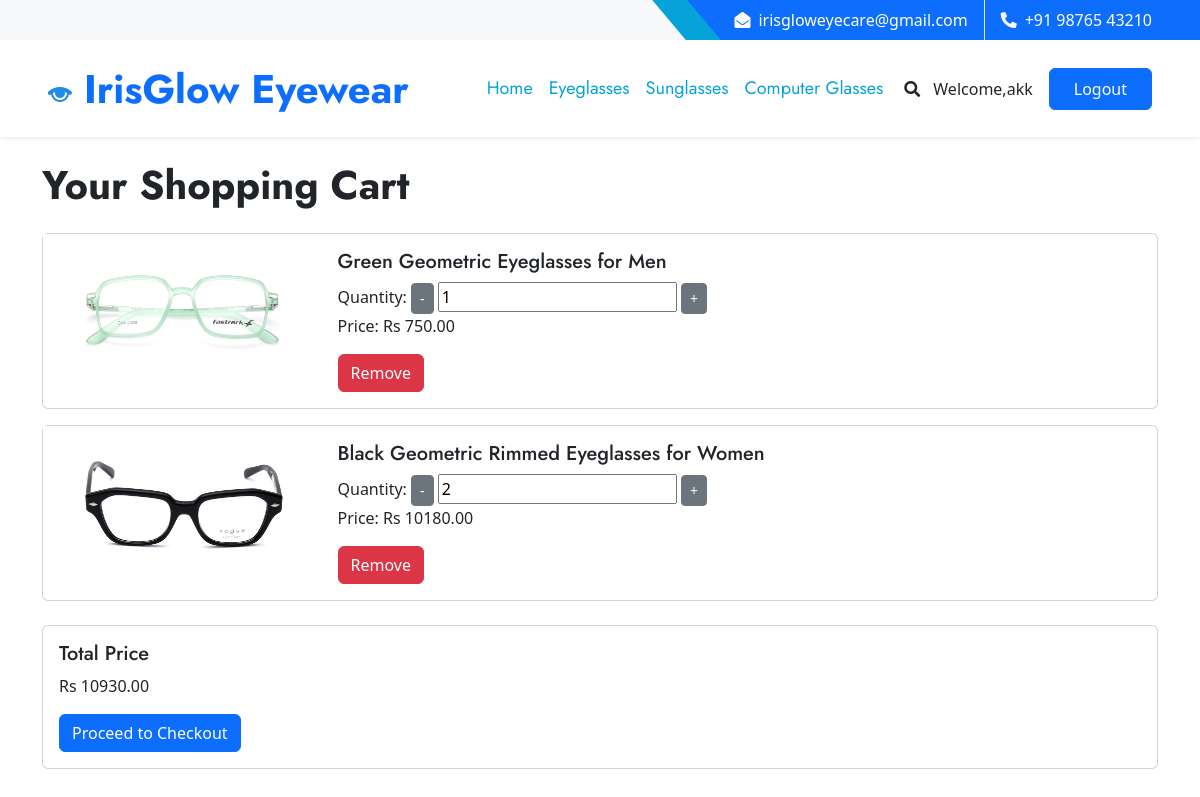
The app's page /cart/ (signed in), older data.
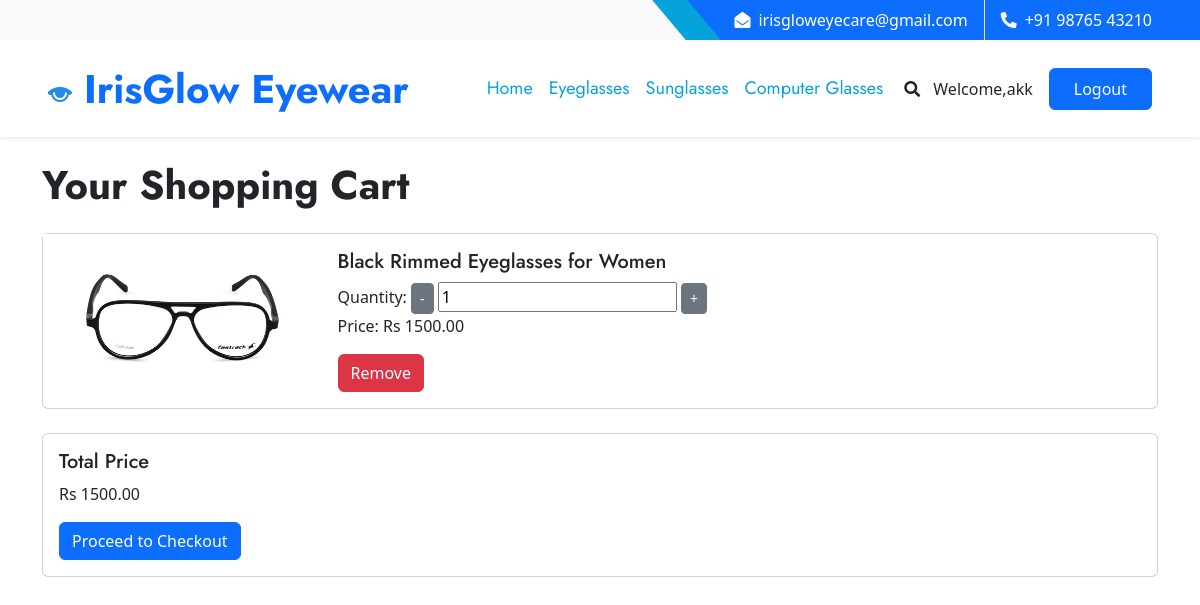
The same page, newer data.
### IrisGlowApp/models.py (models this page shows, shortened)
class UserCart(models.Model):
    user = models.ForeignKey(User, on_delete=models.CASCADE)
    created_at = models.DateTimeField(auto_now_add=True)
    updated_at = models.DateTimeField(auto_now=True)
    frame = models.ForeignKey(Frame, on_delete=models.CASCADE)
    quantity = models.PositiveIntegerField(default=1)
    def total_price(self):
        return self.frame.price * self.quantity

class Frame(models.Model):
    GENDER_CHOICES = (
        ('M', 'Male'),
        ('F', 'Female'),
        ('K', 'Kids'),
    )
    CATEGORY_CHOICES = (
        ('Eyeglasses', 'Eyeglasses'),
        ('Sunglasses', 'Sunglasses'),
        ('Computer Glasses', 'Computer Glasses'),
    )
    FRAME_MATERIAL_CHOICES = (
        ('Metal', 'Metal'),
        ('Plastic', 'Plastic'),
        ('Wood', 'Wood'),
        ('Aluminium', 'Aluminium'),
        ('Glass', 'Glass'),
    )
    FRAME_STYLE_CHOICES = (
        ('Circle', 'Circle'),
        ('Rectangle', 'Rectangle'),
        ('Geometric', 'Geometric'),
        ('Square', 'Square'),
    )
    SIZE_CHOICES = (
        ('Small', 'Small'),
        ('Medium', 'Medium'),
        ('Large', 'Large'),
    )
    BRAND_CHOICES = (
        ('Fastrack', 'Fastrack'),
        ('Titan', 'Titan'),
        ('Essilor', 'Essilor'),
        ('Ray-Ban', 'Ray-Ban'),
        ('Boss', 'Boss'),
        ('Polaroid', 'Polaroid'),
        ('Vogue', 'Vogue'),
    )
    COLOR_CHOICES = (
        ('Red', 'Red'),
        ('Blue', 'Blue'),
        ('Green', 'Green'),
        ('Black', 'Black'),
        ('White', 'White'),
    )
    TEMPLE_LENGTH_CHOICES = [
        ('140', '140 mm'),
        ('141', '141 mm'),
        ('142', '142 mm'),
        ('143', '143 mm'),
        ('144', '144 mm'),
        ('145', '145 mm'),
        ('146', '146 mm'),
        ('147', '147 mm'),
        ('148', '148 mm'),
        ('149', '149 mm'),
        ('150', '150 mm'),
        ('151', '151 mm'),
        ('152', '152 mm'),
        ('153', '153 mm'),
        ('154', '154 mm'),
        ('155', '155 mm'),
        ('156', '156 mm'),
        ('157', '157 mm'),
        ('158', '158 mm'),
    ]
    BRIDGE_SIZE_CHOICES = [
        ('15', '15 mm'),
        ('16', '16 mm'),
        ('17', '17 mm'),
        ('18', '18 mm'),
        ('19', '19 mm'),
        ('20', '20 mm'),
        ('21', '21 mm'),
        ('22', '22 mm'),
        ('23', '23 mm'),
        ('24', '24 mm'),
        ('25', '25 mm'),
    ]
    LENS_WIDTH_CHOICES = [
        ('45', '45 mm'),
        ('46', '46 mm'),
        ('47', '47 mm'),
        ('48', '48 mm'),
        ('49', '49 mm'),
        ('50', '50 mm'),
        ('51', '51 mm'),
        ('52', '52 mm'),
        ('53', '53 mm'),
        ('54', '54 mm'),
        ('55', '55 mm'),
        ('56', '56 mm'),
        ('57', '57 mm'),
        ('58', '58 mm'),
    ]
    name = models.CharField(max_length=255, unique=True)
    brand_name = models.CharField(max_length=255, choices=BRAND_CHOICES)
    category = models.CharField(max_length=255, choices=CATEGORY_CHOICES)
    product_description = models.TextField()
    material_description = models.TextField()
    gender = models.CharField(max_length=1, choices=GENDER_CHOICES)
    price = models.DecimalField(max_digits=10, decimal_places=2, validators=[MaxValueValidator(10000)])
    stock_quantity = models.PositiveIntegerField(default=0)
    production_date = models.DateField(null=True, blank=True)
    color = models.CharField(max_length=50, null=True, blank=True, choices=COLOR_CHOICES)
    size = models.CharField(max_length=10, choices=SIZE_CHOICES, null=True, blank=True)
    frame_material = models.CharField(max_length=20, choices=FRAME_MATERIAL_CHOICES, null=True, blank=True)
    frame_style = models.CharField(max_length=20, choices=FRAME_STYLE_CHOICES, null=True, blank=True)
    temple_length = models.CharField(max_length=3, choices=TEMPLE_LENGTH_CHOICES, default='15')
    bridge_size = models.CharField(max_length=5, choices=BRIDGE_SIZE_CHOICES, default='15')
    lens_width = models.CharField(max_length=5, choices=LENS_WIDTH_CHOICES, default='15')
    thumbnail = models.ImageField(upload_to='frame_thumbnails/')
    image_2 = models.ImageField(upload_to='frame_images/', blank=True, null=True)
    image_3 = models.ImageField(upload_to='frame_images/', blank=True, null=True)
    image_4 = models.ImageField(upload_to='frame_images/', blank=True, null=True)
    image_5 = models.ImageField(upload_to='frame_images/', blank=True, null=True)
    frame_id = models.AutoField(primary_key=True, unique=True)

### IrisGlowApp/views.py (the view)
# urls.py: path('cart/', view_cart, name='cart'),
def view_cart(request):
    user = request.user
    user_cart_items = UserCart.objects.filter(user=user)
    total_price = sum(item.total_price() for item in user_cart_items)
    return render(request, 'cart.html', {'cart_items': user_cart_items, 'total_price': total_price})

### template/cart.html (shortened to what the changed rows need)
{% load static %}
<!DOCTYPE html>
<html lang="en">
<head>
    <link href="https://cdnjs.cloudflare.com/ajax/libs/font-awesome/5.10.0/css/all.min.css" rel="stylesheet">
    <link href="https://cdn.jsdelivr.net/npm/bootstrap-icons@1.4.1/font/bootstrap-icons.css" rel="stylesheet">
    <link href="{% static 'lib/owlcarousel/assets/owl.carousel.min.css' %}" rel="stylesheet">
    <link href="{% static 'lib/animate/animate.min.css' %}" rel="stylesheet">
    <link href="{% static 'lib/tempusdominus/css/tempusdominus-bootstrap-4.min.css' %}" rel="stylesheet" />
    <link href="{% static 'lib/twentytwenty/twentytwenty.css' %}" rel="stylesheet" />
    <link href="{% static 'css/bootstrap.min.css' %}" rel="stylesheet">
    <link href="{% static 'css/style.css' %}" rel="stylesheet">
    <link href="https://cdn.jsdelivr.net/npm/bootstrap@5.3.0/dist/css/bootstrap.min.css" rel="stylesheet">
</head>
<body>
    <nav class="navbar navbar-expand-lg bg-white navbar-light shadow-sm px-5 py-3 py-lg-0">
        <a href="index.html" class="navbar-brand p-0">
            <h1 class="m-0 text-primary">
                <img src="{% static 'img/img1.png' %}">
              IrisGlow Eyewear</h1>
        </a>
    </nav>
<div class="container mt-4">
    <h1 class="mb-4">Your Shopping Cart</h1>
    {% if cart_items %}
        {% for item in cart_items %}
            <div class="card mb-3">
                <div class="row g-0">
                    <div class="col-md-3">
                        <img src="{{ item.frame.thumbnail.url }}" alt="{{ item.frame.name }}" class="img-fluid">
                    </div>
                    <div class="col-md-9">
                        <div class="card-body">
                            <h5 class="card-title">{{ item.frame.name }}</h5>
                            <form method="POST" action="{% url 'update_cart' frame_id=item.frame_id %}" class="update-form">
                                <label for="quantity">Quantity:</label>
                                <button type="submit" class="btn btn-secondary btn-sm" name="quantity" value="{{ item.quantity|add:"-1" }}" onclick="return updateQuantity(this, -1)">-</button>
                                <input type="number" name="quantity" value="{{ item.quantity }}" min="1" readonly>
                                <button type="submit" class="btn btn-secondary btn-sm" name="quantity" value="{{ item.quantity|add:"1" }}" onclick="return updateQuantity(this, 1)">+</button>
                            </form>
                            <p class="card-text">Price: Rs <span class="total-price">{{ item.total_price }}</span></p>
                            <a href="{% url 'remove_from_cart' frame_id=item.frame_id %}" class="btn btn-danger">Remove</a>
                        </div>
                    </div>
                </div>
            </div>
        {% endfor %}
        <div class="card mt-4">
            <div class="card-body">
                <h5 class="card-title">Total Price</h5>
                <p class="card-text"> Rs <span id="cart-total">{{ total_price }}</span></p>
                <a href="{% url 'checkout' %}" class="btn btn-primary">Proceed to Checkout</a>
            </div>
        </div>
    {% else %}
        <p>Your cart is empty.</p>
    {% endif %}
</div>

Row changes from the older to the newer data that the page shows:
removed UserCart: frame.thumbnail (picture), frame.name "Green Geometric Eyeglasses for Men", quantity "1", total_price "750.00"
removed UserCart: frame.thumbnail (picture), frame.name "Black Geometric Rimmed Eyeglasses for Women", quantity "2", total_price "10180.00"
added UserCart: frame.thumbnail (picture), frame.name "Black Rimmed Eyeglasses for Women", quantity "1", total_price "1500.00"
Text that changed along with them:
{{ total_price }}: "10930.00" → "1500.00"
